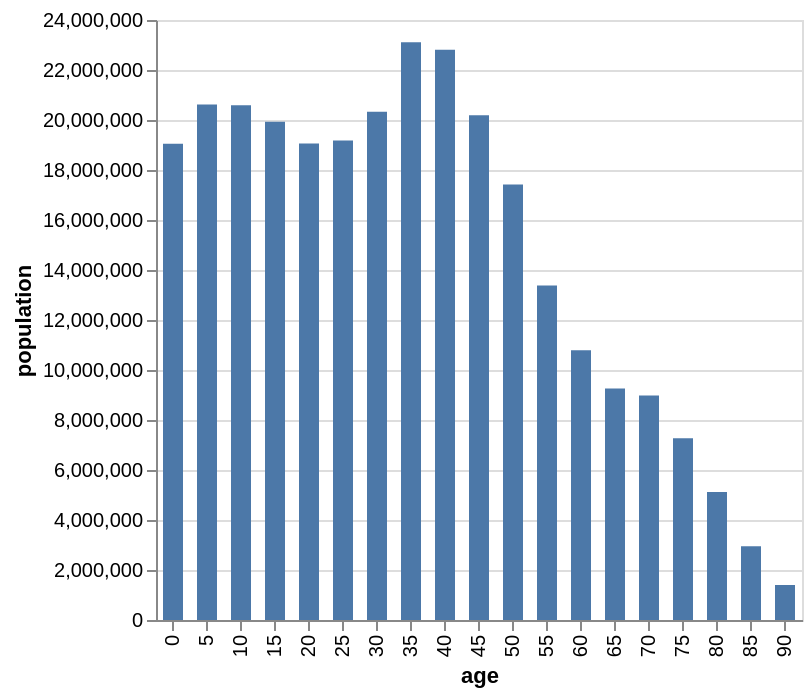

Describe this chart as a Vega-Lite specification.
### Vega-Lite specification from a JSON file in a GitHub repository (floating-point values rounded to 4 significant figures; data arrays with more than 128 entries replaced by an {"elided": "..."} marker saying what was removed)
{"$schema": "https://vega.github.io/schema/vega-lite/v4.json", "description": "A bar chart showing the US population distribution of age groups in 2000.", "data": {"values": {"elided": "570 records"}}, "transform": [{"filter": "datum.year == 2000"}], "width": {"step": 17}, "mark": "bar", "encoding": {"y": {"aggregate": "sum", "field": "people", "title": "population"}, "x": {"field": "age", "type": "ordinal"}, "size": {"value": 10}}}
